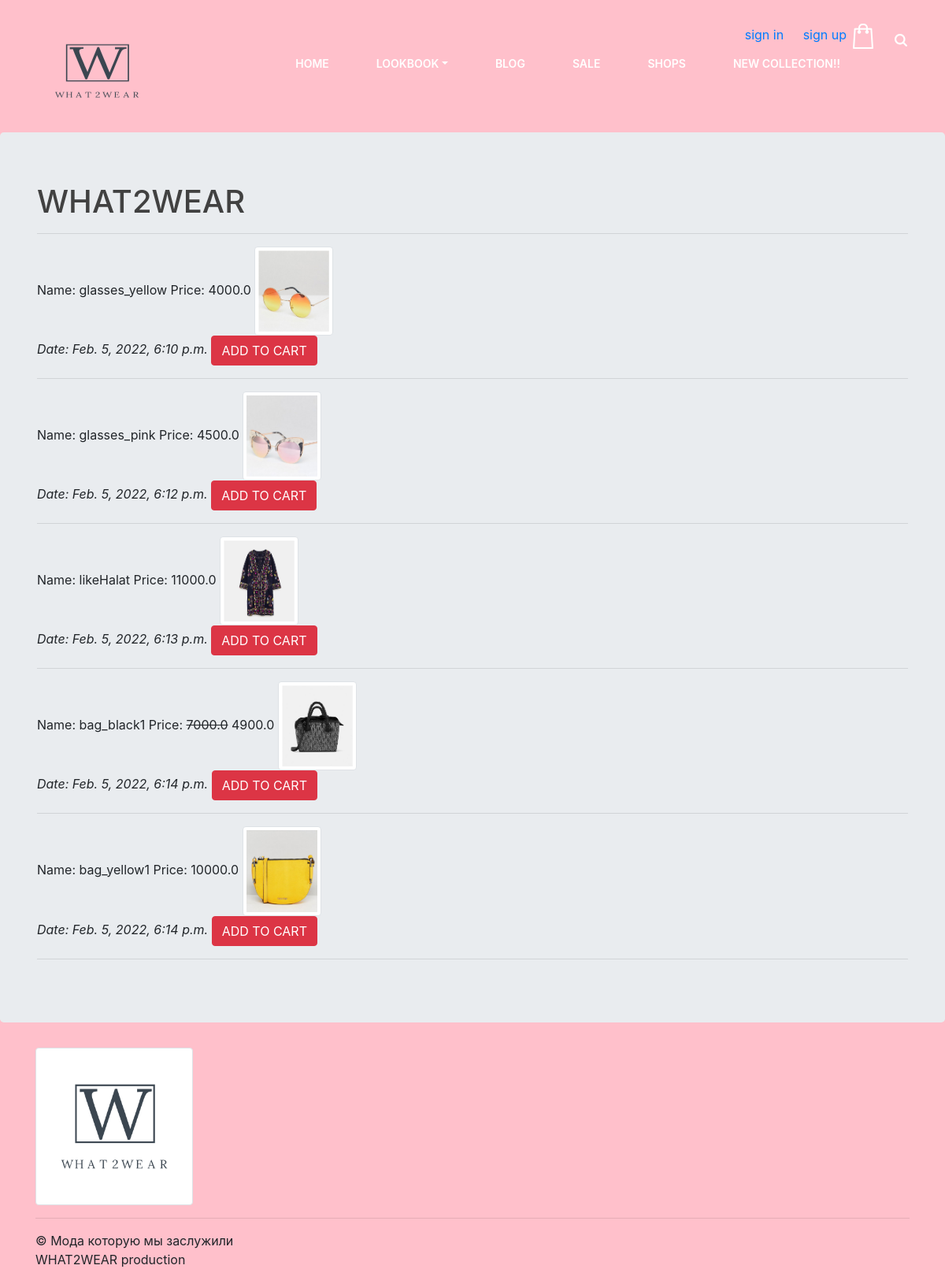
The page /main/collection/summerCol/ on the database its author committed.
### LM/main/models.py (models this page shows, shortened)
class Clothes(models.Model):
    boolOff = models.BooleanField(default="False")
    boolUp = models.BooleanField(default="False")
    boolDown = models.BooleanField(default="False")
    boolOutwear = models.BooleanField(default="False")
    boolShoes = models.BooleanField(default="False")
    boolAcc = models.BooleanField(default="False")
    name = models.CharField(max_length=100)
    genderW = models.BooleanField(default=False)
    genderM = models.BooleanField(default=False)
    price = models.FloatField(default=0)
    prom = models.FloatField(default=0)
    date = models.DateTimeField(default=django.utils.timezone.now)
    image = models.ImageField(upload_to="media/clothes_image", blank=True)
    slug = models.SlugField(default=name)
    shop = models.ForeignKey(Shops, on_delete=models.CASCADE)
    def isProm_0(self):
        if (self.prom == 0):
            return True
        else:
            return False
    def priceWithProm(self):
        price = self.price-self.price / 100 * self.prom
        return price
    def get_add_to_cart_url(self):
        return reverse("main:add-to-cart-p", kwargs={
            'slug': self.slug
        })

### LM/main/views.py (the view)
# urls.py: path('collection/summerCol/', views.summerCol, name='summerCol'),
def summerCol(request):
    user_first_name = None
    if request.user.is_authenticated:
        user_first_name = get_user_first_name(request.user)
    listSummer = []
    listSummer.append(Clothes.objects.get(id=11))
    listSummer.append(Clothes.objects.get(id=12))
    listSummer.append(Clothes.objects.get(id=13))
    listSummer.append(Clothes.objects.get(id=14))
    listSummer.append(Clothes.objects.get(id=15))
    return render(request, 'blog/summer.html', {'listSummer': listSummer,
                                                "user_first_name": user_first_name})  # utir i to c ho to передать dictionary

### LM/mainApp/templates/blog/summer.html
{% extends "clothesL/catalogue.html" %}
{% load static%}
{% block content %}
{% for kiim in listSummer%}
<hr>
                 Name: {{kiim.name}}
Price:
                {% if kiim.isProm_0%}
                    {{kiim.price}}
                {%else%}
                     <s>{{kiim.price}}</s>
                    {{kiim.priceWithProm}}
                    {% endif%}
{% if kiim.image %}
<a href="/main/collection/product/people/{{kiim.slug}}" >
    <img src="{{ kiim.image.url}}" width="100" height="100" class="img-thumbnail">
</a>
{% endif %}
<br>
<i>Date: {{kiim.date}}</i>
<a href="{{ kiim.get_add_to_cart_url }}" ><button class="btn btn-danger">
    ADD TO CART</button></a>
    {% endfor %}
<hr>
{% endblock %}

### LM/mainApp/static/css/style.css (style rules this page uses)
html, body { height: 100%; font-family: 'Raleway', sans-serif; -webkit-font-smoothing: antialiased; font-smoothing: antialiased; }
img { max-width: 100%; }

### rows shown on the page
Clothes: name "glasses_yellow", price "4000.0", image (picture), date "Feb. 5, 2022, 6:10 p.m."
Clothes: name "glasses_pink", price "4500.0", image (picture), date "Feb. 5, 2022, 6:12 p.m."
Clothes: name "likeHalat", price "11000.0", image (picture), date "Feb. 5, 2022, 6:13 p.m."
Clothes: name "bag_black1", price "7000.0", priceWithProm "4900.0", image (picture), date "Feb. 5, 2022, 6:14 p.m."
Clothes: name "bag_yellow1", price "10000.0", image (picture), date "Feb. 5, 2022, 6:14 p.m."
